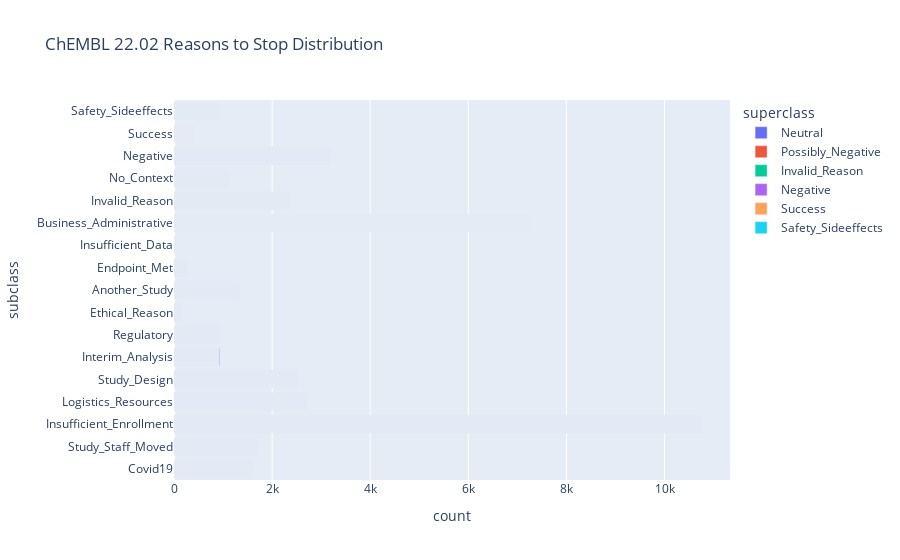

The notebook cell saved with this chart:
### Code cell
fig = px.bar(predictions_exploded.toPandas(), y='subclass', color='superclass', title='ChEMBL 22.02 Reasons to Stop Distribution')
fig.update_layout(barmode='stack', xaxis={'categoryorder':'total descending'})

fig.show()

### Figure 1 — Plotly figure (JSON) as saved in the notebook; plotly's stock layout.template omitted (floating-point values rounded to 4 significant figures; data arrays with more than 128 entries replaced by an {"elided": "..."} marker saying what was removed)
{"data": [{"alignmentgroup": "True", "hovertemplate": "superclass=Neutral<br>count=%{x}<br>subclass=%{y}<extra></extra>", "legendgroup": "Neutral", "marker": {"color": "#636efa", "pattern": {"shape": ""}}, "name": "Neutral", "offsetgroup": "Neutral", "orientation": "h", "showlegend": true, "textposition": "auto", "type": "bar", "x": {"elided": "22983 int values"}, "xaxis": "x", "y": {"elided": "22983 str values"}, "yaxis": "y"}, {"alignmentgroup": "True", "hovertemplate": "superclass=Possibly_Negative<br>count=%{x}<br>subclass=%{y}<extra></extra>", "legendgroup": "Possibly_Negative", "marker": {"color": "#EF553B", "pattern": {"shape": ""}}, "name": "Possibly_Negative", "offsetgroup": "Possibly_Negative", "orientation": "h", "showlegend": true, "textposition": "auto", "type": "bar", "x": {"elided": "7294 int values"}, "xaxis": "x", "y": {"elided": "7294 str values"}, "yaxis": "y"}, {"alignmentgroup": "True", "hovertemplate": "superclass=Invalid_Reason<br>count=%{x}<br>subclass=%{y}<extra></extra>", "legendgroup": "Invalid_Reason", "marker": {"color": "#00cc96", "pattern": {"shape": ""}}, "name": "Invalid_Reason", "offsetgroup": "Invalid_Reason", "orientation": "h", "showlegend": true, "textposition": "auto", "type": "bar", "x": {"elided": "3497 int values"}, "xaxis": "x", "y": {"elided": "3497 str values"}, "yaxis": "y"}, {"alignmentgroup": "True", "hovertemplate": "superclass=Negative<br>count=%{x}<br>subclass=%{y}<extra></extra>", "legendgroup": "Negative", "marker": {"color": "#ab63fa", "pattern": {"shape": ""}}, "name": "Negative", "offsetgroup": "Negative", "orientation": "h", "showlegend": true, "textposition": "auto", "type": "bar", "x": {"elided": "3178 int values"}, "xaxis": "x", "y": {"elided": "3178 str values"}, "yaxis": "y"}, {"alignmentgroup": "True", "hovertemplate": "superclass=Success<br>count=%{x}<br>subclass=%{y}<extra></extra>", "legendgroup": "Success", "marker": {"color": "#FFA15A", "pattern": {"shape": ""}}, "name": "Success", "offsetgroup": "Success", "orientation": "h", "showlegend": true, "textposition": "auto", "type": "bar", "x": {"elided": "400 int values"}, "xaxis": "x", "y": {"elided": "400 str values"}, "yaxis": "y"}, {"alignmentgroup": "True", "hovertemplate": "superclass=Safety_Sideeffects<br>count=%{x}<br>subclass=%{y}<extra></extra>", "legendgroup": "Safety_Sideeffects", "marker": {"color": "#19d3f3", "pattern": {"shape": ""}}, "name": "Safety_Sideeffects", "offsetgroup": "Safety_Sideeffects", "orientation": "h", "showlegend": true, "textposition": "auto", "type": "bar", "x": {"elided": "937 int values"}, "xaxis": "x", "y": {"elided": "937 str values"}, "yaxis": "y"}], "layout": {"barmode": "stack", "legend": {"title": {"text": "superclass"}, "tracegroupgap": 0}, "title": {"text": "ChEMBL 22.02 Reasons to Stop Distribution"}, "xaxis": {"anchor": "y", "categoryorder": "total descending", "domain": [0, 1], "title": {"text": "count"}}, "yaxis": {"anchor": "x", "domain": [0, 1], "title": {"text": "subclass"}}}}
